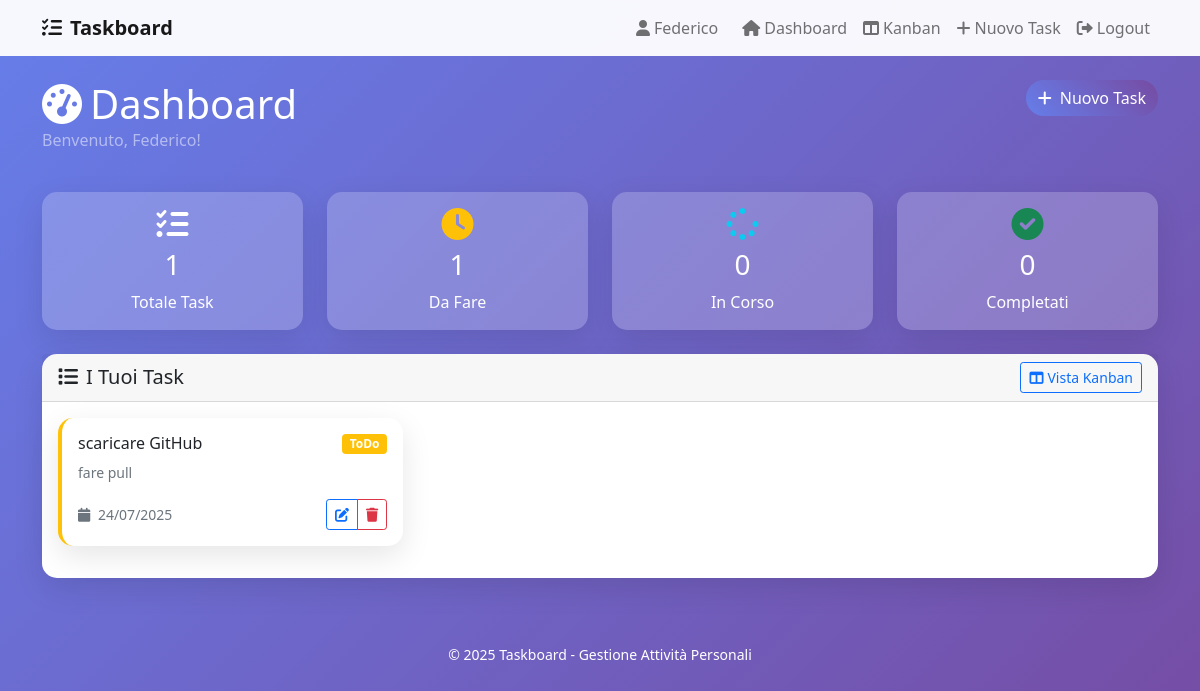
/dashboard (signed in), run on the app's committed database.
### tables this page shows
CREATE TABLE tasks (
                        task_id INTEGER PRIMARY KEY AUTOINCREMENT,
                        title TEXT NOT NULL,
                        description TEXT,
                        status TEXT NOT NULL DEFAULT 'ToDo',
                        user_id INTEGER NOT NULL,
                        created_at TIMESTAMP DEFAULT CURRENT_TIMESTAMP,
                        updated_at TIMESTAMP DEFAULT CURRENT_TIMESTAMP,
                        FOREIGN KEY (user_id) REFERENCES users (user_id) ON DELETE CASCADE
                    );

### main_flask.py (the view)
@app.route('/dashboard')
def dashboard():
    if 'user_id' not in session:
        return redirect(url_for('login'))
    user_id = session['user_id']
    tasks = db_manager.get_tasks_by_user(user_id)
    stats = {
        'total': len(tasks),
        'todo': len([t for t in tasks if t.status == 'ToDo']),
        'doing': len([t for t in tasks if t.status == 'Doing']),
        'done': len([t for t in tasks if t.status == 'Done'])
    }
    return render_template('dashboard.html', tasks=tasks, stats=stats)

### database.py (called while the page is built)
    def get_connection(self) -> sqlite3.Connection:
        conn = sqlite3.connect(self.db_path)
        conn.row_factory = sqlite3.Row  # Permette l'accesso per nome colonna
        return conn

    def get_tasks_by_user(self, user_id: int) -> List[Task]:
        try:
            with self.get_connection() as conn:
                cursor = conn.cursor()
                cursor.execute('''
                    SELECT * FROM tasks
                    WHERE user_id = ?
                    ORDER BY created_at DESC
                ''', (user_id,))
                rows = cursor.fetchall()
                return [Task(
                    task_id=row['task_id'],
                    title=row['title'],
                    description=row['description'],
                    status=row['status'],
                    user_id=row['user_id']
                ) for row in rows]
        except sqlite3.Error as e:
            print(f"Errore durante il recupero dei task: {e}")
            return []

### templates/dashboard.html (shortened to what this page needs)
{% extends "base.html" %}
{% block content %}
<div class="row mb-4">
    <div class="col">
        <h1 class="text-white mb-0">
            <i class="fas fa-tachometer-alt me-2"></i>Dashboard
        </h1>
        <p class="text-white-50">Benvenuto, {{ session.username }}!</p>
    </div>
    <div class="col-auto">
        <a href="{{ url_for('add_task') }}" class="btn btn-primary">
            <i class="fas fa-plus me-2"></i>Nuovo Task
        </a>
    </div>
</div>
<div class="row mb-4">
    <div class="col-md-3">
        <div class="card stats-card">
            <div class="card-body text-center">
                <i class="fas fa-tasks fa-2x mb-2"></i>
                <h3>{{ stats.total }}</h3>
                <p class="mb-0">Totale Task</p>
            </div>
        </div>
    </div>
    <div class="col-md-3">
        <div class="card stats-card">
            <div class="card-body text-center">
                <i class="fas fa-clock fa-2x mb-2 text-warning"></i>
                <h3>{{ stats.todo }}</h3>
                <p class="mb-0">Da Fare</p>
            </div>
        </div>
    </div>
    <div class="col-md-3">
        <div class="card stats-card">
            <div class="card-body text-center">
                <i class="fas fa-spinner fa-2x mb-2 text-info"></i>
                <h3>{{ stats.doing }}</h3>
                <p class="mb-0">In Corso</p>
            </div>
        </div>
    </div>
    <div class="col-md-3">
        <div class="card stats-card">
            <div class="card-body text-center">
                <i class="fas fa-check-circle fa-2x mb-2 text-success"></i>
                <h3>{{ stats.done }}</h3>
                <p class="mb-0">Completati</p>
            </div>
        </div>
    </div>
</div>
<div class="card">
    <div class="card-header d-flex justify-content-between align-items-center">
        <h5 class="mb-0">
            <i class="fas fa-list me-2"></i>I Tuoi Task
        </h5>
        <a href="{{ url_for('kanban') }}" class="btn btn-outline-primary btn-sm">
            <i class="fas fa-columns me-1"></i>Vista Kanban
        </a>
    </div>
    <div class="card-body">
        {% if tasks %}
            <div class="row">
                {% for task in tasks %}
                <div class="col-md-6 col-lg-4 mb-3">
                    <div class="card task-card task-{{ task.status.lower() }}">
                        <div class="card-body">
                            <div class="d-flex justify-content-between align-items-start mb-2">
                                <h6 class="card-title mb-0">{{ task.title }}</h6>
                                <span class="badge bg-{{ 'warning' if task.status == 'ToDo' else 'primary' if task.status == 'Doing' else 'success' }}">
                                    {{ task.status }}
                                </span>
                            </div>
                            {% if task.description %}
                            <p class="card-text text-muted small">
                                {{ task.description[:100] }}{% if task.description|length > 100 %}...{% endif %}
                            </p>
                            {% endif %}
                            <div class="d-flex justify-content-between align-items-center">
                                <small class="text-muted">
                                    <i class="fas fa-calendar me-1"></i>
                                    {{ task.created_at.strftime('%d/%m/%Y') }}
                                </small>
                                <div class="btn-group btn-group-sm">
                                    <a href="{{ url_for('edit_task', task_id=task.task_id) }}"
                                       class="btn btn-outline-primary btn-sm">
                                        <i class="fas fa-edit"></i>
                                    </a>
                                    <button type="button" class="btn btn-outline-danger btn-sm"
                                            onclick="deleteTask({{ task.task_id }}, '{{ task.title }}')">
                                        <i class="fas fa-trash"></i>
                                    </button>
                                </div>
                            </div>
                        </div>
                    </div>
                </div>
                {% endfor %}
            </div>
        {% endif %}
    </div>
</div>
{% endblock %}

### templates/base.html (style rules this page uses)
body { background: linear-gradient(135deg, #667eea 0%, #764ba2 100%); min-height: 100vh; font-family: 'Segoe UI', Tahoma, Geneva, Verdana, sans-serif; }
.card { border: none; border-radius: 15px; box-shadow: 0 10px 30px rgba(0,0,0,0.1); }
.btn-primary { background: linear-gradient(45deg, #667eea, #764ba2); border: none; border-radius: 25px; }
.task-card { transition: transform 0.2s ease; border-left: 4px solid; }
.task-todo { border-left-color: #ffc107; }
.stats-card { background: rgba(255,255,255,0.2); border: none; color: white; }

### data on the page
tasks: title "scaricare GitHub", status "ToDo", description "fare pull", created_at "24/07/2025"

### other printed values
{{ session.username }} "Federico"
{{ stats.total }} "1"
{{ stats.todo }} "1"
{{ stats.doing }} "0"
{{ stats.done }} "0"
